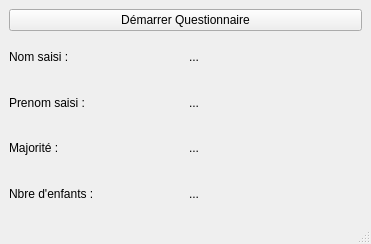
<?xml version="1.0" encoding="UTF-8"?>
<ui version="4.0">
 <class>MainWindow</class>
 <widget class="QMainWindow" name="MainWindow">
  <property name="geometry">
   <rect>
    <x>0</x>
    <y>0</y>
    <width>371</width>
    <height>244</height>
   </rect>
  </property>
  <property name="windowTitle">
   <string>MainWindow</string>
  </property>
  <widget class="QWidget" name="centralwidget">
   <layout class="QVBoxLayout" name="verticalLayout_2">
    <item>
     <widget class="QPushButton" name="bDemarrer">
      <property name="text">
       <string>Démarrer Questionnaire</string>
      </property>
     </widget>
    </item>
    <item>
     <layout class="QVBoxLayout" name="verticalLayout">
      <item>
       <layout class="QHBoxLayout" name="horizontalLayout">
        <item>
         <widget class="QLabel" name="labelNomSaisi">
          <property name="text">
           <string>Nom saisi : </string>
          </property>
         </widget>
        </item>
        <item>
         <widget class="QLabel" name="valeurNomSaisi">
          <property name="text">
           <string>...</string>
          </property>
         </widget>
        </item>
       </layout>
      </item>
      <item>
       <layout class="QHBoxLayout" name="horizontalLayout_2">
        <item>
         <widget class="QLabel" name="labelPrenom">
          <property name="text">
           <string>Prenom saisi : </string>
          </property>
         </widget>
        </item>
        <item>
         <widget class="QLabel" name="valeurPrenomSaisi">
          <property name="text">
           <string>...</string>
          </property>
         </widget>
        </item>
       </layout>
      </item>
      <item>
       <layout class="QHBoxLayout" name="horizontalLayout_3">
        <item>
         <widget class="QLabel" name="labelMajorite">
          <property name="text">
           <string>Majorité : </string>
          </property>
         </widget>
        </item>
        <item>
         <widget class="QLabel" name="valeurMajoriteSaisie">
          <property name="text">
           <string>...</string>
          </property>
         </widget>
        </item>
       </layout>
      </item>
      <item>
       <layout class="QHBoxLayout" name="horizontalLayout_4">
        <item>
         <widget class="QLabel" name="labelNbEnfant">
          <property name="text">
           <string>Nbre d'enfants : </string>
          </property>
         </widget>
        </item>
        <item>
         <widget class="QLabel" name="valeurNbEnfantSaisie">
          <property name="text">
           <string>...</string>
          </property>
         </widget>
        </item>
       </layout>
      </item>
     </layout>
    </item>
   </layout>
  </widget>
  <widget class="QMenuBar" name="menubar">
   <property name="geometry">
    <rect>
     <x>0</x>
     <y>0</y>
     <width>371</width>
     <height>21</height>
    </rect>
   </property>
  </widget>
  <widget class="QStatusBar" name="statusbar"/>
 </widget>
 <resources/>
 <connections/>
</ui>
